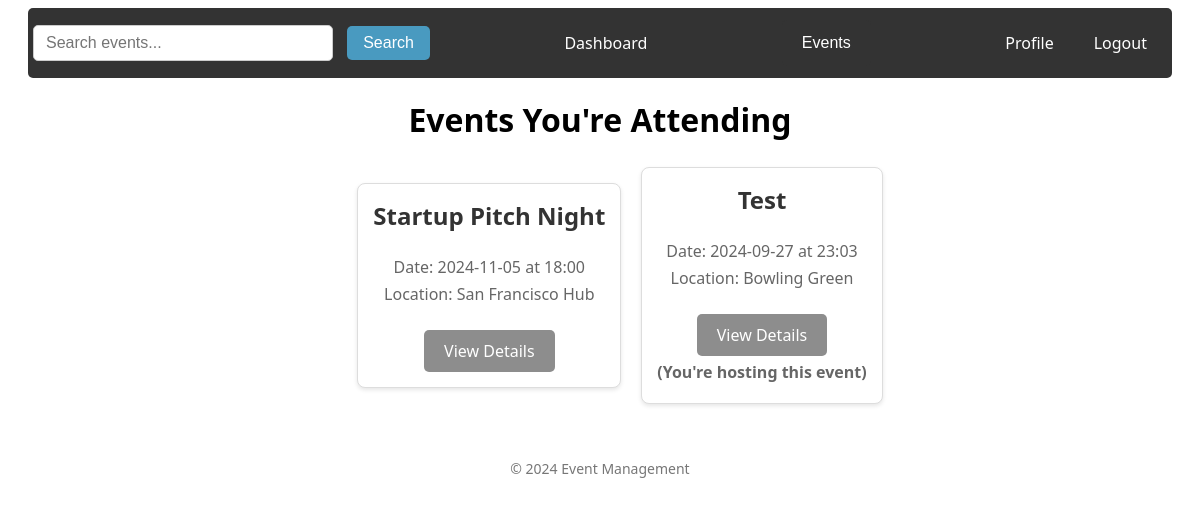
/attending_events (signed in), run on the app's committed database.
### tables this page shows
CREATE TABLE "events" (
            id INTEGER PRIMARY KEY AUTOINCREMENT,
            name TEXT NOT NULL,
            date TEXT NOT NULL,
            time TEXT NOT NULL,
            location TEXT NOT NULL,
            description TEXT,
            capacity INTEGER NOT NULL,
            host_id INTEGER NOT NULL,
            category TEXT,
            FOREIGN KEY(host_id) REFERENCES users(id)
        );

### app.py (the view)
@app.route('/attending_events')
@login_required
def attending_events():
    user_id = session['user']['id']
    rsvps = get_rsvps_by_user(user_id) or []
    unique_event_ids = set(rsvp[1] for rsvp in rsvps if rsvp)
    attending_events = [get_event_by_id(event_id) for event_id in unique_event_ids]
    return render_template('attending_events.html', attending_events=attending_events)

### app.py (called while the page is built)
def login_required(f):
    @wraps(f)
    def decorated_function(*args, **kwargs):
        if 'logged_in' not in session:
            return redirect(url_for('index', messages="Please login to access this page"))
        return f(*args, **kwargs)
    return decorated_function

### event_manage.py (called while the page is built)
def get_db_connection():
    conn = sqlite3.connect('users.db')
    conn.row_factory = sqlite3.Row  # Allows you to fetch results as dictionaries
    return conn

def get_rsvps_by_user(user_id):
    try:
        conn = get_db_connection()
        cursor = conn.cursor()
        cursor.execute('SELECT user_id, event_id, guests FROM rsvps WHERE user_id = ?', (user_id,))
        rsvps = cursor.fetchall()
        return rsvps
    finally:
        conn.close()

def get_event_by_id(event_id):
    try:
        conn = get_db_connection()
        cursor = conn.cursor()
        cursor.execute('''
            SELECT events.*, users.username AS host_name
            FROM events
            JOIN users ON events.host_id = users.id
            WHERE events.id = ?
        ''', (event_id,))
        event = cursor.fetchone()
        if event:
            return Event(*event)  # Assuming Event class takes all values including host_name
        else:
            return None
    except Exception as e:
        print(f"Error fetching event: {e}")
        return None
    finally:
        conn.close()

### templates/attending_events.html (shortened to what this page needs)
{% extends 'base.html' %}
{% block content %}
<head>
    <link rel="stylesheet" href="/static/css/events.css">
</head>
<h1>Events You're Attending</h1>
<ul>
    {% if attending_events %}
        {% for event in attending_events %}
            <li>
            <div class="event-card">
                <h3>{{ event.name }}</h3>
                <p>Date: {{ event.date }} at {{ event.time }}</p>
                <p>Location: {{ event.location }}</p>
                <a href="/event/{{ event.id }}" class="button">View Details</a>
                {% if event.host_id == session['user']['id'] %}
                    <p class="hosted">(You're hosting this event)</p>
                {% endif %}
                </div>
            </li>
        {% endfor %}
    {% else %}
        <li>You are not attending any events.</li>
    {% endif %}
</ul>
{% endblock %}

### static/css/styles.css (style rules this page uses)
body { font-family: 'Segoe UI', Tahoma, Geneva, Verdana, sans-serif; padding: 0 20px; }
h1, h2, h3 { margin-top: 20px; text-align: center; }

### static/css/events.css (style rules this page uses)
ul { text-align: center; display: flex; justify-content: center; align-items: center; flex-wrap: nowrap; flex-direction: row; }
li { margin-bottom: 20px; display: inline-block; }
.hosted { color: #000000; font-weight: bold; }
.event-card { background-color: #fff; border: 1px solid #ddd; padding: 15px; margin: 5px 10px; border-radius: 8px; box-shadow: 0 2px 4px rgba(0, 0, 0, 0.1); text-align: center; }
.event-card h3 { margin-top: 0; font-size: 1.5em; color: #333; }
.event-card p { margin: 5px 0; color: #666; }
.button { padding: 10px 20px; background-color: #8d8d8d; color: white; text-decoration: none; border-radius: 5px; cursor: pointer; display: inline-block; margin-top: 20px; transition: background-color 0.3s ease; }

### data on the page
events: name "Startup Pitch Night", date "2024-11-05", time "18:00", location "San Francisco Hub"
events: name "Test", date "2024-09-27", time "23:03", location "Bowling Green", shows "(You're hosting this event)"
